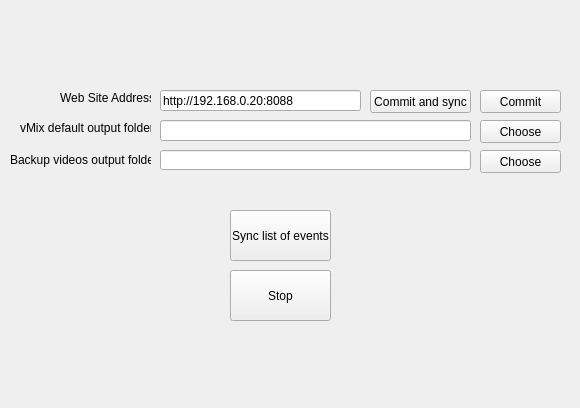
<?xml version="1.0" encoding="UTF-8"?>
<ui version="4.0">
 <class>MainWindow</class>
 <widget class="QMainWindow" name="MainWindow">
  <property name="geometry">
   <rect>
    <x>0</x>
    <y>0</y>
    <width>580</width>
    <height>408</height>
   </rect>
  </property>
  <property name="windowTitle">
   <string>MainWindow</string>
  </property>
  <widget class="QWidget" name="centralWidget">
   <widget class="QPushButton" name="pushButton">
    <property name="geometry">
     <rect>
      <x>370</x>
      <y>90</y>
      <width>101</width>
      <height>23</height>
     </rect>
    </property>
    <property name="text">
     <string>Commit and sync</string>
    </property>
   </widget>
   <widget class="QPushButton" name="pushButton_2">
    <property name="geometry">
     <rect>
      <x>230</x>
      <y>270</y>
      <width>101</width>
      <height>51</height>
     </rect>
    </property>
    <property name="text">
     <string>Stop</string>
    </property>
   </widget>
   <widget class="QLineEdit" name="lineWebIP">
    <property name="geometry">
     <rect>
      <x>160</x>
      <y>90</y>
      <width>201</width>
      <height>21</height>
     </rect>
    </property>
    <property name="text">
     <string>http://192.168.0.20:8088</string>
    </property>
   </widget>
   <widget class="QLineEdit" name="linePath">
    <property name="geometry">
     <rect>
      <x>160</x>
      <y>120</y>
      <width>311</width>
      <height>21</height>
     </rect>
    </property>
   </widget>
   <widget class="QLabel" name="label">
    <property name="geometry">
     <rect>
      <x>60</x>
      <y>90</y>
      <width>91</width>
      <height>16</height>
     </rect>
    </property>
    <property name="text">
     <string>Web Site Address</string>
    </property>
   </widget>
   <widget class="QLabel" name="label_2">
    <property name="geometry">
     <rect>
      <x>20</x>
      <y>120</y>
      <width>131</width>
      <height>16</height>
     </rect>
    </property>
    <property name="text">
     <string>vMix default output folder</string>
    </property>
   </widget>
   <widget class="QPushButton" name="pushButton_3">
    <property name="geometry">
     <rect>
      <x>480</x>
      <y>90</y>
      <width>81</width>
      <height>23</height>
     </rect>
    </property>
    <property name="text">
     <string>Commit</string>
    </property>
   </widget>
   <widget class="QPushButton" name="pushButton_4">
    <property name="geometry">
     <rect>
      <x>230</x>
      <y>210</y>
      <width>101</width>
      <height>51</height>
     </rect>
    </property>
    <property name="text">
     <string>Sync list of events</string>
    </property>
   </widget>
   <widget class="QPushButton" name="pushButton_5">
    <property name="geometry">
     <rect>
      <x>480</x>
      <y>120</y>
      <width>81</width>
      <height>23</height>
     </rect>
    </property>
    <property name="text">
     <string>Choose</string>
    </property>
   </widget>
   <widget class="QLabel" name="label_3">
    <property name="geometry">
     <rect>
      <x>10</x>
      <y>150</y>
      <width>141</width>
      <height>20</height>
     </rect>
    </property>
    <property name="text">
     <string>Backup videos output folder</string>
    </property>
   </widget>
   <widget class="QLineEdit" name="lineOutputPath">
    <property name="geometry">
     <rect>
      <x>160</x>
      <y>150</y>
      <width>311</width>
      <height>20</height>
     </rect>
    </property>
   </widget>
   <widget class="QPushButton" name="pushButton_6">
    <property name="geometry">
     <rect>
      <x>480</x>
      <y>150</y>
      <width>81</width>
      <height>23</height>
     </rect>
    </property>
    <property name="text">
     <string>Choose</string>
    </property>
   </widget>
  </widget>
 </widget>
 <layoutdefault spacing="6" margin="11"/>
 <resources/>
 <connections/>
</ui>
